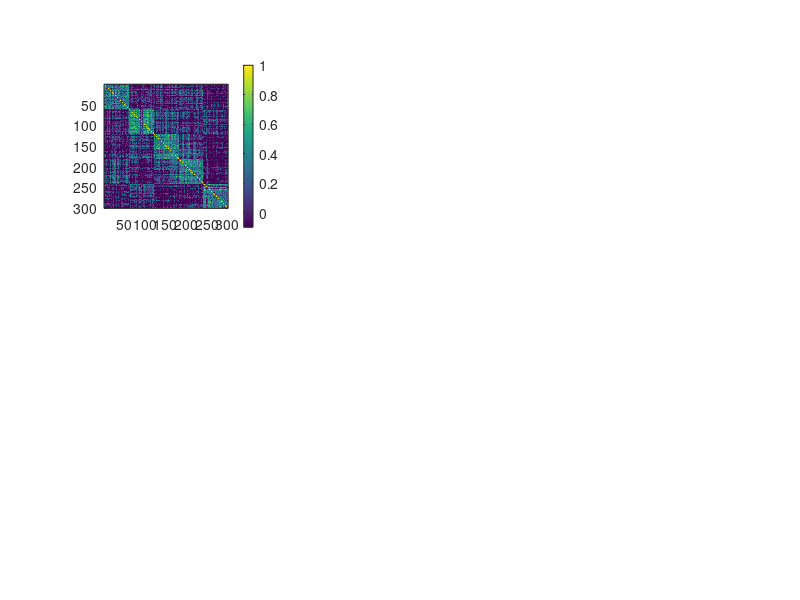

Write MATLAB code to recreate this figure. (Note: this script raises an error after producing the figure.)
N=20;
V=300;
K=5;
rho0=0.05;
% rho0 = 0;
rho=0.5;
% rhoMin=0.5; % minimum non-zero fraction of rho in a block
rhoMin=1;
ngrads=2;
ThresFrac=0.1; % threshold fraction for the gradient matrix

Lab=repmat(1:K,[V/K,1]);Lab=Lab(:);

xx=linspace(1,rhoMin,V/K);
Sig0=toeplitz(xx);
Sig=rho0+(1-rho)*eye(V)+rho*kron(eye(K),Sig0);

Y = mvnrnd(repmat(0,[1,V]),Sig,N);

addnoise = 1;
if addnoise == 1
    Y = Y + randn(size(Y))*0.75;
end

% Y = randn(N,V)

S = corrcoef(Y);
[V,D]=eig(S);V=fliplr(V);D=flip(diag(D));

% subplot(2,2,1);imagesc(Sig,[-0.1,min(1,rho*2)]);axis image;colorbar
subplot(2,3,1);imagesc(S,[-0.1,min(1,rho*2)]);axis image;colorbar
grmat_top = keep_top(S, ThresFrac);
% grmat_top(grmat_top > 0) = grmat_top(grmat_top > 0) - (3/2)*mean(grmat_top(grmat_top > 0));
subplot(2,3,2);imagesc(grmat_top,[-0.1,min(1,rho*2)]);axis image;colorbar
grmat_grad = normalized_angle(grmat_top);
subplot(2,3,3);imagesc(grmat_grad,[-0.1,min(1,rho*2)]);axis image;colorbar

% subplot(2,2,3);plot(V(:,1:3));set(get(gca,'Children'),'LineWidth',2)
% legend({'PC1','PC2','PC3'})
[V,D]=eig(S); V=fliplr(V);
subplot(2,3,4);
[coeff, score, ~] = pca(S);
ngrads = 2;
grads = score(:, 1:ngrads);

% plot(grads(:,1), grads(:,2), '*')
gscatter(grads(:,1), grads(:,2), Lab)
legend off;
title('PCA')
% plot(V(:,1),V(:,2), '*')
% [coeff, score, ~] = pca(S);
% grads = score(:, 1:ngrads);
% 
% plot(grads(:,1), grads(:,2), '*')

subplot(2,3,5)

% grmat_grad = S;
% [V, D] = eig(grmat_grad); V=fliplr(V);
[coeff, score, ~] = pca(grmat_top);
grads = score(:, 1:ngrads);

% plot(grads(:,1), grads(:,2), '*')
gscatter(grads(:,1), grads(:,2), Lab)
legend off;
title('Just thresholding')

subplot(2,3,6)

% grmat_grad = S;
% [V, D] = eig(grmat_grad); V=fliplr(V);
[coeff, score, ~] = pca(grmat_grad);
grads = score(:, 1:ngrads);

% plot(grads(:,1), grads(:,2), '*')
gscatter(grads(:,1), grads(:,2), Lab)
legend off;
title('Gradients')
% subplot(2,2,4); plot(V(:,1),V(:,2), '*')
% xlim

% plot(grmat_grad*V(:,1), grmat_grad*V(:,2), '*')
BigFont(25)

%% On the original matrix 
[coeff, score, ~] = pca(Sig);
grads = score(:, 1:ngrads);
plot(grads(:,1), grads(:,2), '*')

%%
N=20;
V=500;
K=10;
rho0=0.05;
% rho0 = 0;
rho=0.5;
% rhoMin=0.5; % minimum non-zero fraction of rho in a block
rhoMin=1;

Lab=repmat(1:K,[V/K,1]);Lab=Lab(:);

xx=linspace(1,rhoMin,V/K);
Sig0=toeplitz(xx);
Sig=rho0+(1-rho)*eye(V)+rho*kron(eye(K),Sig0);

Y = mvnrnd(repmat(0,[1,V]),Sig,N);

addnoise = 1;
if addnoise == 1
    Y = Y + randn(size(Y))*0.75;
end

% Y = randn(N,V)

S = corrcoef(Y);
[V,D]=eig(S);V=fliplr(V);D=flip(diag(D));

% subplot(2,2,1);imagesc(Sig,[-0.1,min(1,rho*2)]);axis image;colorbar
subplot(2,3,1);imagesc(S,[-0.1,min(1,rho*2)]);axis image;colorbar
grmat_top = keep_top(S, 0.1);
% grmat_top(grmat_top > 0) = grmat_top(grmat_top > 0) - (3/2)*mean(grmat_top(grmat_top > 0));
subplot(2,3,2);imagesc(grmat_top,[-0.1,min(1,rho*2)]);axis image;colorbar
grmat_grad = normalized_angle(grmat_top);
subplot(2,3,3);imagesc(grmat_grad,[-0.1,min(1,rho*2)]);axis image;colorbar

% subplot(2,2,3);plot(V(:,1:3));set(get(gca,'Children'),'LineWidth',2)
% legend({'PC1','PC2','PC3'})
[V,D]=eig(S); V=fliplr(V);
subplot(2,3,4);
[coeff, score, ~] = pca(S);
ngrads = 3;
grads = score(:, 1:ngrads);

% plot(grads(:,1), grads(:,2), '*')
scatter3(grads(:,1), grads(:,2), grads(:,3), 36, Lab, 'filled'); 
legend off;
title('PCA')
% plot(V(:,1),V(:,2), '*')
% [coeff, score, ~] = pca(S);
% grads = score(:, 1:ngrads);
% 
% plot(grads(:,1), grads(:,2), '*')

subplot(2,3,5)

% grmat_grad = S;
% [V, D] = eig(grmat_grad); V=fliplr(V);
[coeff, score, ~] = pca(grmat_top);
grads = score(:, 1:ngrads);

% plot(grads(:,1), grads(:,2), '*')
scatter3(grads(:,1), grads(:,2), grads(:,3), 36, Lab, 'filled'); 
legend off;
title('Just thresholding')

subplot(2,3,6)

% grmat_grad = S;
% [V, D] = eig(grmat_grad); V=fliplr(V);
[coeff, score, ~] = pca(grmat_grad);
grads = score(:, 1:ngrads);

% plot(grads(:,1), grads(:,2), '*')
scatter3(grads(:,1), grads(:,2), grads(:,3), 36, Lab, 'filled'); 
legend off;
title('Gradients')
% subplot(2,2,4); plot(V(:,1),V(:,2), '*')
% xlim
fullscreen
% plot(grmat_grad*V(:,1), grmat_grad*V(:,2), '*')
BigFont(25)
